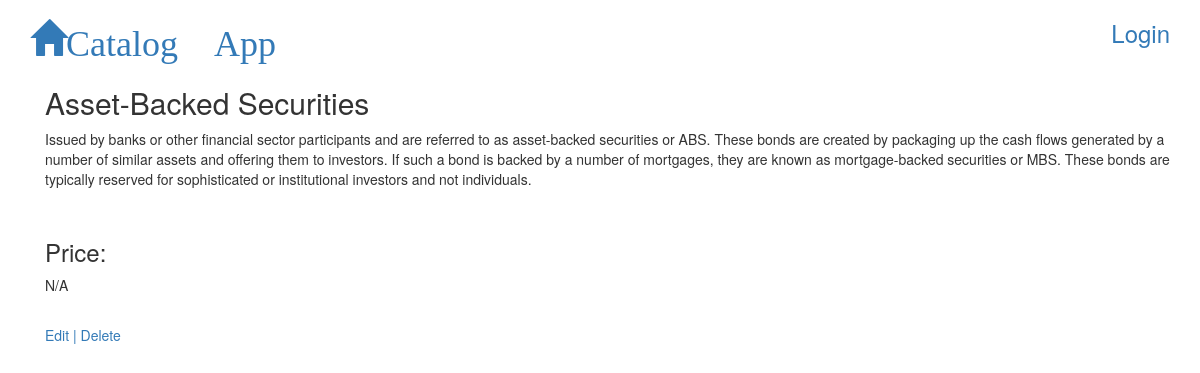
The app's page /catalog/2/6/ with its own data.
### database_setup.py (models this page shows, shortened)
class Investment(Base):
  __tablename__ = 'investment'
  name =Column(String(80), nullable = False)
  id = Column(Integer, primary_key = True)
  description = Column(String(250))
  price = Column(String(8))
  catalog_id = Column(Integer,ForeignKey('catalog.id'))
  catalog = relationship(Catalog)
  user_id = Column(Integer,ForeignKey('user.id'))
  user = relationship(User)
  createDate = Column(DateTime, default=datetime.datetime.utcnow)

### project.py (the view)
@app.route('/catalog/<int:catalog_id>/<int:investment_id>/')
def showInvestmentDetails(catalog_id, investment_id):
	catalog = session.query(Catalog).filter_by(id=catalog_id).one()
	investment = session.query(Investment).filter_by(id=investment_id).one()
	return render_template('investmentDetails.html', investment=investment, catalog=catalog)

### templates/investmentDetails.html
{% extends "main.html" %}
{% block content %}
{% include "header.html" %}
<html>
	<body>
			<div class="container">
				<h2>{{investment.name}}</h2>
				<p>{{investment.description}}</p><br>
				<h3>Price:</h3>
				<p>{{investment.price}}</p><br>
				<a href = "{{url_for('editInvestment', catalog_id=catalog.id, investment_id=investment.id)}}">Edit</a>
				<a> | </a>
				<a href = "{{url_for('deleteInvestment', catalog_id=catalog.id, investment_id=investment.id)}}">Delete</a>
			</div>
	</body>
</html>
{% endblock %}

### records on screen
Investment: name "Asset-Backed Securities", description "Issued by banks or other financial sector participants and are referred to as asset-backed securities or ABS. These bonds are created by packaging up the cash flows generated by a number of similar assets and offering them to investors. If such a bond is backed by a number of mortgages, they are known as mortgage-backed securities or MBS. These bonds are typically reserved for sophisticated or institutional investors and not individuals.", price "N/A"
